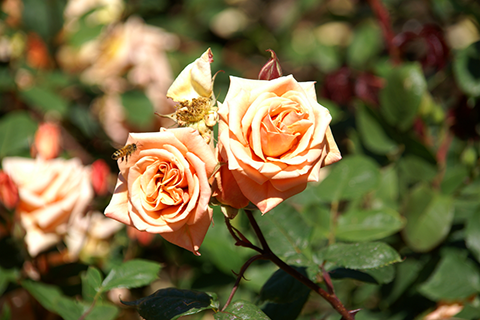
#> input picture ch05/rose.bmp, 480 x 320 px
$ python scaling.py
#> lines starting #> are read from the running program, lines starting #| are printed output that depends on the picture
import sys
import numpy as np
import cv2
from matplotlib import pyplot as plt


src = cv2.imread('rose.bmp') # src.shape=(320, 480)
#> src is the input picture: shape (320, 480, 3); mean B, G, R 63.1, 103.6, 116.2

if src is None:
    print('Image load failed!')
    sys.exit()

dst1 = cv2.resize(src, (0, 0), fx=4, fy=4, interpolation=cv2.INTER_NEAREST)  #INTER_NEAREST
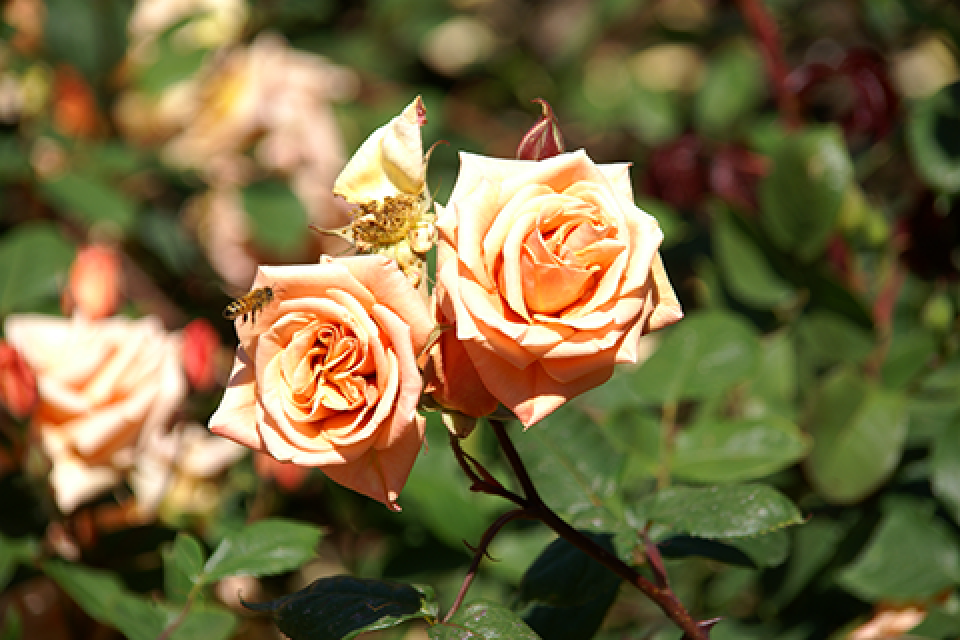
#> dst1: shape (1280, 1920, 3) (shown at 1/2 size); mean B, G, R 63.1, 103.6, 116.2
dst2 = cv2.resize(src, (1920, 1280))                                         #cv2.INTER_LINEAR(default)
dst3 = cv2.resize(src, (1920, 1280), interpolation=cv2.INTER_CUBIC)          #INTER_CUBIC
dst4 = cv2.resize(src, (1920, 1280), interpolation=cv2.INTER_LANCZOS4)       #INTER_LANCZOS4


plt.subplot(231), plt.axis('off'), plt.imshow(dst1, 'gray'), plt.title('dst1')
plt.subplot(232), plt.axis('off'), plt.imshow(dst2, 'gray'), plt.title('dst2')
plt.subplot(233), plt.axis('off'), plt.imshow(dst3, 'gray'), plt.title('dst3')
plt.subplot(234), plt.axis('off'), plt.imshow(dst4, 'gray'), plt.title('dst4')
plt.show()
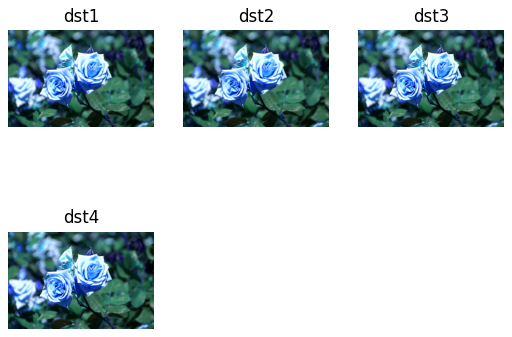
#> figure drawn by matplotlib, 4 panels; B, G, R data is drawn as R, G, B
# [5 lines of commented-out code are left out]
cv2.waitKey()
cv2.destroyAllWindows()

$ run again, with ch05/cat.bmp copied over ch05/rose.bmp
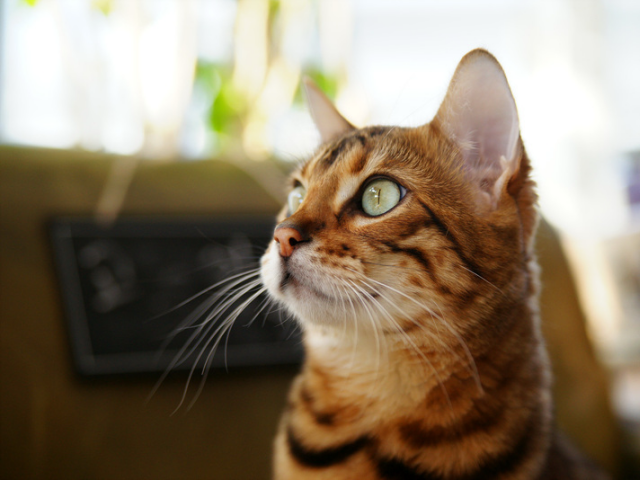
#> input picture ch05/cat.bmp, 640 x 480 px
#> src is the input picture: shape (480, 640, 3); mean B, G, R 104.5, 125.6, 140.8
#> `dst2 = cv2.resize(src, (1920, 1280))`:
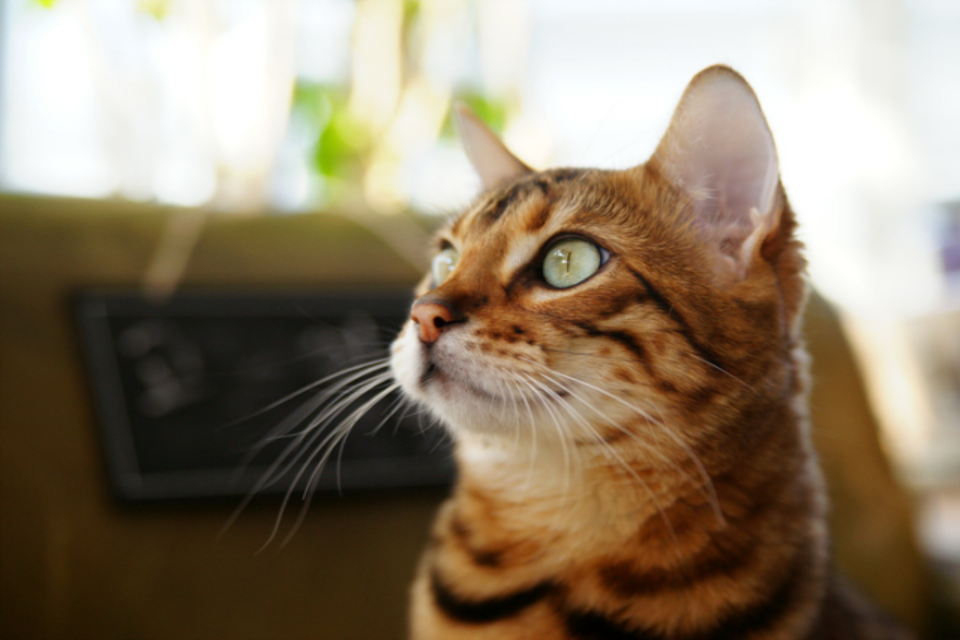
#> dst2: shape (1280, 1920, 3) (shown at 1/2 size); mean B, G, R 104.5, 125.6, 140.7
#> `plt.show()`:
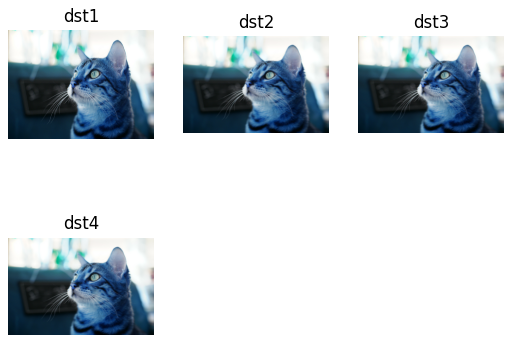
#> figure drawn by matplotlib, 4 panels; B, G, R data is drawn as R, G, B

$ run again, with ch05/tekapo.bmp copied over ch05/rose.bmp
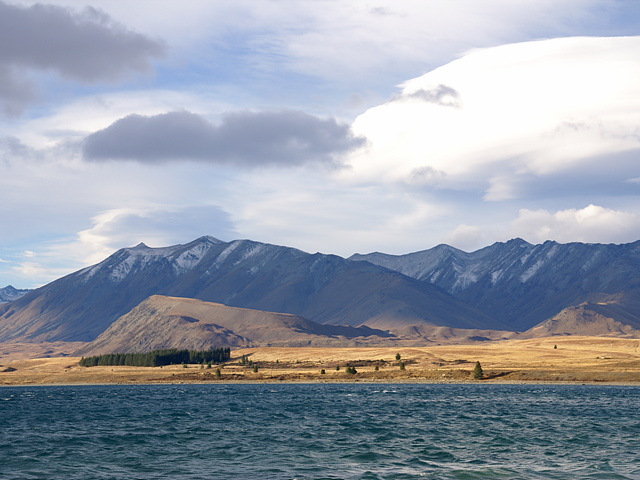
#> input picture ch05/tekapo.bmp, 640 x 480 px
#> src is the input picture: shape (480, 640, 3); mean B, G, R 169.8, 157.4, 149.7
#> `dst2 = cv2.resize(src, (1920, 1280))`:
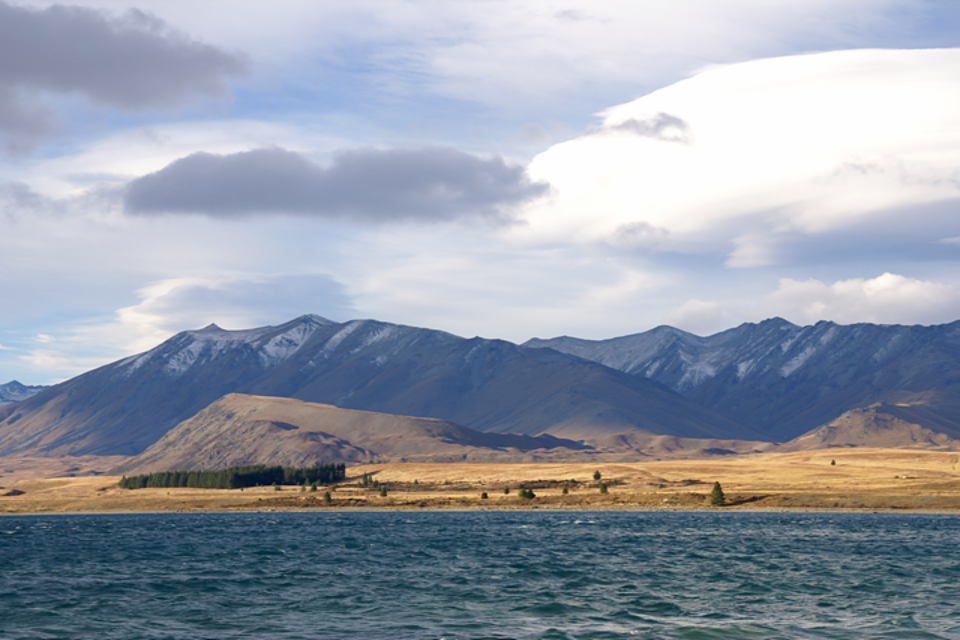
#> dst2: shape (1280, 1920, 3) (shown at 1/2 size); mean B, G, R 169.8, 157.3, 149.6
#> `plt.show()`:
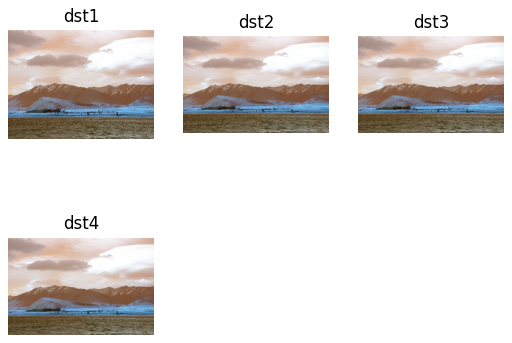
#> figure drawn by matplotlib, 4 panels; B, G, R data is drawn as R, G, B
